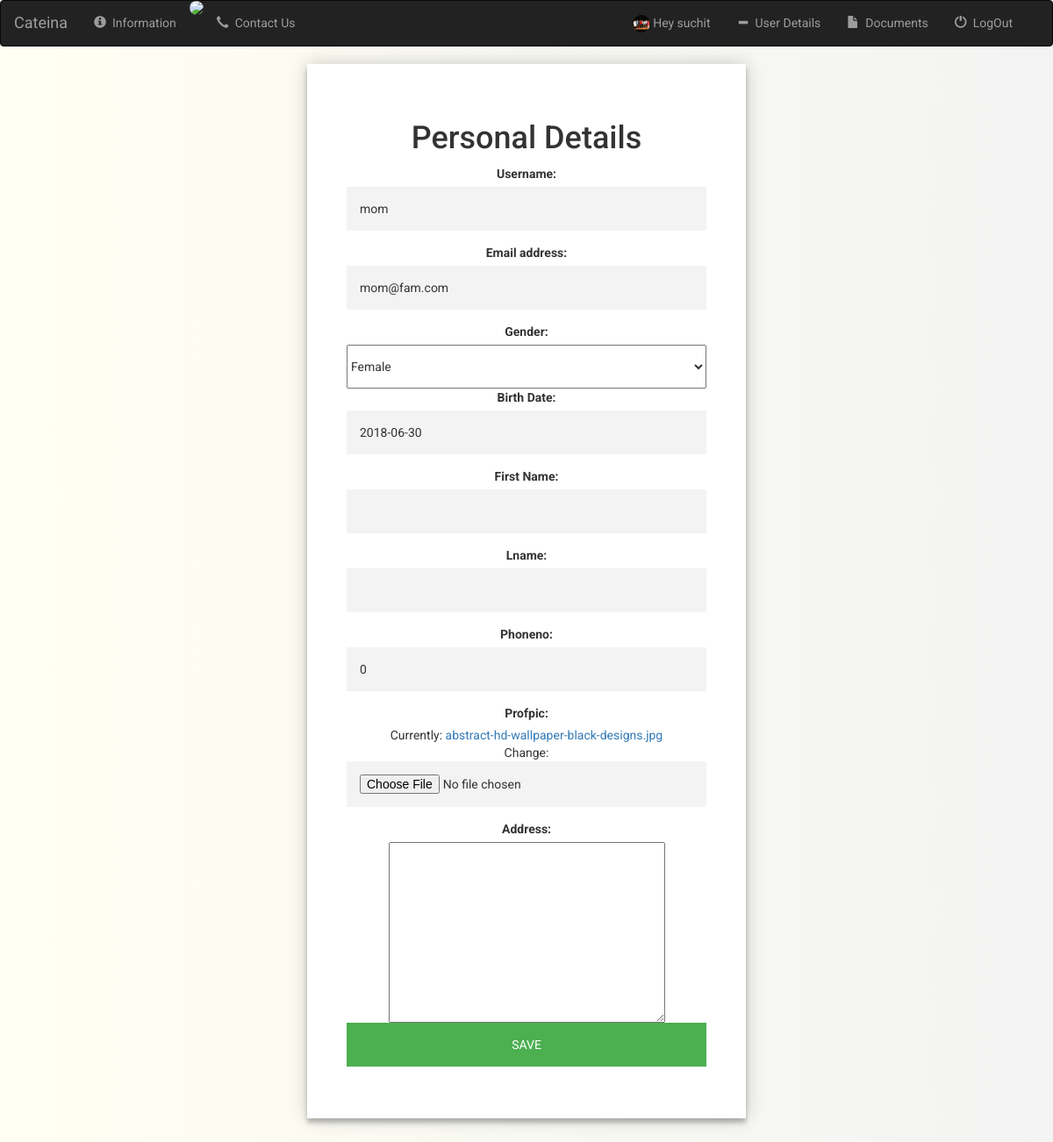
The app's page /users/detailupdate/8/ (signed in) with its own data.
### users/models.py (models this page shows, shortened)
class CustomUser(AbstractUser):
    name = models.CharField(blank=True, max_length=255)
    GEN_CHOICE = (
        ('M', 'Male'),
        ('F', 'Female'),
    )
    gender = models.CharField(max_length=6, choices=GEN_CHOICE)
    SEC_CHOICE = (
    ('1', 'Best friends name'),
    ('2', 'Favourite food'),
    ('3', 'Pet\'s name'),
    )
    sq = models.TextField("Security Question", max_length=20, choices=SEC_CHOICE,default=False)
    sa = models.CharField("Security Answer", max_length=10)
    bd = models.DateField("Birth Date", auto_now=False, auto_now_add=False)
    phoneno = models.IntegerField(default=False)
    fname = models.CharField("First Name",blank=True, max_length=10)
    lname = models.CharField(blank=True, max_length=10)
    profpic = models.FileField(default='', upload_to="documents%Y%m%d")
    address = models.TextField(default='')

### users/views.py (the view)
# urls.py: path('detailupdate/<int:pk>/', views.DetailUpdateForm.as_view(), name='update'),
class DetailUpdateForm(UpdateView):
    model = CustomUser
    template_name = 'users/custumuser_form.html'
    fields = ('username', 'email', 'gender', 'bd', 'fname', 'lname', 'phoneno','profpic','address')
    success_url = reverse_lazy('home')

### users/templates/users/custumuser_form.html (shortened to what this page needs)
{% extends 'base.html' %}
{% block body %}
<div class="form">
  <h1>Personal Details</h1>
  <form method="post">
    {% for field in form %}
    <div class="tag" >
      {{ field.label_tag}}
    </div>
    <div class="field">
      {{ field }}
    </div>
    {% endfor %}
    <button type="submit">Save</button>
  </form>
</div>
{% endblock %}

### templates/base.html (shortened to what this page needs)
<html lang="en">
<head>
     {% load staticfiles %}
    <link rel="stylesheet" href="https://maxcdn.bootstrapcdn.com/bootstrap/3.3.7/css/bootstrap.min.css">
    <link rel="stylesheet" type="text/css" href="{% static 'users/style.css' %}" />
</head>
<body>
<nav class="navbar navbar-inverse" >
        <div class="container-fluid">
            <div class="navbar-header">
                <a class="navbar-brand " href="">Cateina</a>
            </div>
            <div class="collapse navbar-collapse">
                <ul class="nav navbar-nav">
                    <li class="">
                        <a href="{% url 'users:info' %}">
                            <span class="glyphicon glyphicon-info-sign" aria-hidden="true"></span>&nbsp;
                            Information
                        </a>
                    </li>
                    <li>
                        <img src="file:///C:/Users/gupta/Desktop/CateinaLog.png">
                    </li>
                    <li>
                        <a href="">
                            <span class="glyphicon glyphicon-earphone" aria-hidden="true"></span>&nbsp;
                            Contact Us
                        </a>
                    </li>
                </ul>
                <div class="collapse navbar-collapse navbar-right">
                <ul class="nav navbar-nav">
                {% if user.is_authenticated %}
                    <li class="">
                        <a href="">
                            <img src="{{user.profpic.url}} " height="20px">
                            Hey {{ user.username }}
                        </a>
                    </li>
                    <li class="">
                        <a href="{% url 'users:detailview' user.id %}">
                            <span class="glyphicon glyphicon-minus" aria-hidden="true"></span>&nbsp;
                            User Details
                        </a>
                    </li>
                    <li>
                        <a href="{% url 'users:documents' user.id %}">
                            <span class="glyphicon glyphicon-file" aria-hidden="true"></span>&nbsp;
                            Documents
                        </a>
                    </li>
                    <li class="">
                        <a href="{% url 'logout' %}">
                            <span class="glyphicon glyphicon-off" aria-hidden="true"></span>&nbsp;
                            LogOut
                        </a>
                    </li>
                {% endif %}
                </ul>
            </div>
        </div>
        </div>
</nav>
{% load bootstrap4 %}
{% block body %}
{% endblock %}

### static/users/style.css (style rules this page uses)
.form { position: relative; z-index: 1; background: #FFFFFF; max-width: 500px; margin: 0 auto 100px; padding: 45px; text-align: center; box-shadow: 0 0 20px 0 rgba(0, 0, 0, 0.2), 0 5px 5px 0 rgba(0, 0, 0, 0.24); }
.form input { font-family: "Roboto", sans-serif; outline: 0; background: #f3f3f3; width: 100%; border: 0; margin: 0 0 15px; padding: 15px; box-sizing: border-box; font-size: 14px; }
.form button { font-family: "Roboto", sans-serif; text-transform: uppercase; outline: 0; background: #4CAF50; width: 100%; border: 0; padding: 15px; color: #FFFFFF; font-size: 14px; -webkit-transition: all 0.3 ease; transition: all 0.3 ease; cursor: pointer; }
.form select { width: 100%; height: 50px; font-size: 14px; }
body { background: #f3f3f3f3; background: -webkit-linear-gradient(right, #f3f3f3, #fffff2); background: -moz-linear-gradient(right, #f3f3f3, #fffff2); background: -o-linear-gradient(right, #f3f3f3, #fffff3); background: linear-gradient(to left, #f3f3f3, #fffff3); font-family: "Roboto", sans-serif; -webkit-font-smoothing: antialiased; -moz-osx-font-smoothing: grayscale; }
img { border-radius: 50% }

### records on screen
CustomUser: profpic (picture), username "suchit"
CustomUser: form "mom" "mom@fam.com" "Female" "2018-06-30" "0"

### other values on screen
{{ field.label_tag }} "Username:" "Email address:" "Gender:" "Birth Date:" "First Name:" "Lname:" "Phoneno:" "Profpic:" "Address:"
